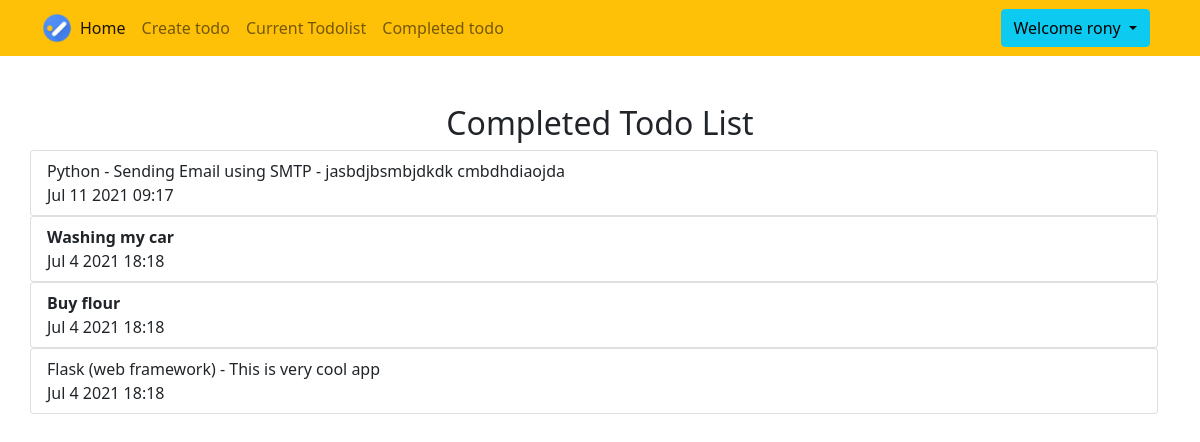
The app's page /completed/ (signed in) with its own data.
### todo/models.py (models this page shows, shortened)
class Todo(models.Model):
    title=models.CharField(max_length=300)
    memo=models.TextField(blank=True)
    created=models.DateTimeField(auto_now_add=True)
    important=models.BooleanField(default=False)
    datecompleted=models.DateTimeField(null=True,blank=True)
    user=models.ForeignKey(User,on_delete=models.CASCADE)

### todo/views.py (the view)
# urls.py: path('completed/',views.completedtodo,name='completedtodo'),
@login_required
def completedtodo(request):
    alltodos=Todo.objects.filter(user=request.user,datecompleted__isnull=False).order_by('-datecompleted')
    return render(request,'todo/completedtodo.html',{'todos':alltodos})

### todo/templates/todo/completedtodo.html (shortened to what this page needs)
{% extends 'todo/base.html'%}
{%block content%}
<div class="row justify-content-center mt-5">
<h2 class="text-center">Completed Todo List</h2>
{% for todo in todos%}
<ul class="list-group">
    <a href="{% url 'viewtodo' todo.id %}" class="list-group-item list-group-item-action">
    {%if todo.important%}<b>{% endif %}{{todo.title}}{% if todo.important%}</b>{% endif %}
    {% if todo.memo %} - {{todo.memo}}{% endif %}<br>
    {{todo.datecompleted|date:'M j Y H:i'}}
    </a>
</ul>
{%endfor%}
</div>
{%endblock%}

### todo/templates/todo/base.html (shortened to what this page needs)
{% load static %}
<!doctype html>
<html lang="en">
<head>
    <link href="https://cdn.jsdelivr.net/npm/bootstrap@5.0.2/dist/css/bootstrap.min.css" rel="stylesheet"
>
</head>
<body>
    <nav class="navbar navbar-expand-md navbar-light bg-warning">
        <div class="container">
            <img src="{% static 'todo/todo1.png' %}" width="30" height="30" class="d-inline-block align-top"
                alt="Rony's Logo">
            <div class="collapse navbar-collapse" id="navbarSupportedContent">
                {% if user.is_authenticated %}
                <ul class="navbar-nav me-auto mb-2 mb-lg-0">
                    <li class="nav-item">
                        <a class="nav-link active" aria-current="page" href="/">Home</a>
                    </li>
                    <li class="nav-item">
                        <a class="nav-link" href="/create/">Create todo</a>
                    </li>
                    <li class="nav-item">
                        <a class="nav-link" href="/current/">Current Todolist</a>
                    </li>
                    <li class="nav-item">
                        <a class="nav-link" href="/completed/">Completed todo</a>
                    </li>
                </ul>
                <div class="dropdown">
                    <button class="btn btn-info dropdown-toggle mx-2" type="button" id="dropdownMenuButton1"
                        data-bs-toggle="dropdown" aria-expanded="false">
                        Welcome {{user.username}}
                    </button>
                </div>
                {% endif %}
            </div>
        </div>
    </nav>
    <div class="container">
        {%block content%} {%endblock%}
    </div>
</body>
</html>

### records on screen
Todo: title "Python - Sending Email using SMTP", memo "jasbdjbsmbjdkdk cmbdhdiaojda", datecompleted "Jul 11 2021 09:17"
Todo: title "Washing my car", datecompleted "Jul 4 2021 18:18"
Todo: title "Buy flour", datecompleted "Jul 4 2021 18:18"
Todo: title "Flask (web framework)", memo "This is very cool app", datecompleted "Jul 4 2021 18:18"

### other values on screen
{{ user.username }} "rony"
